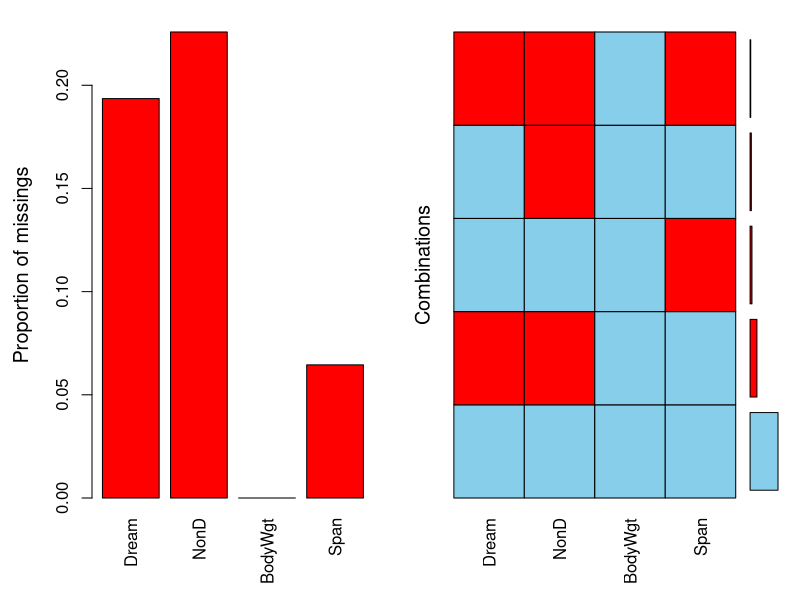
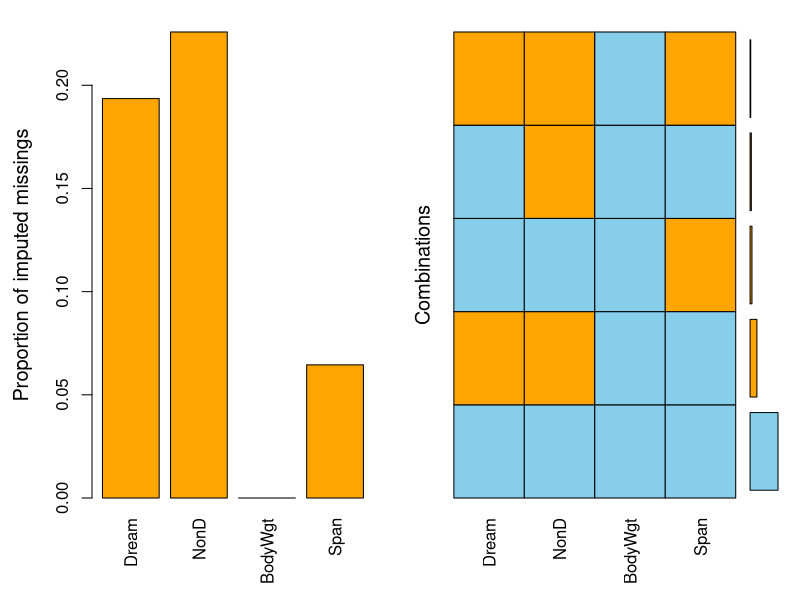
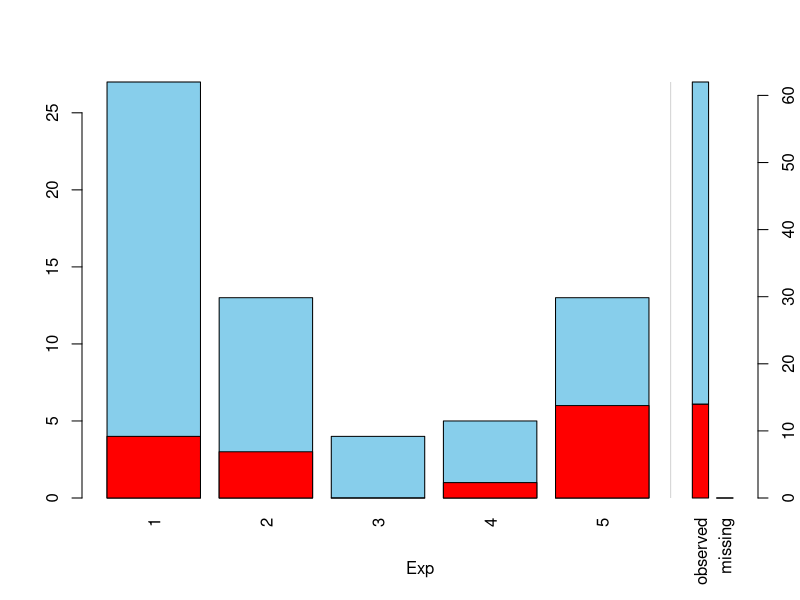
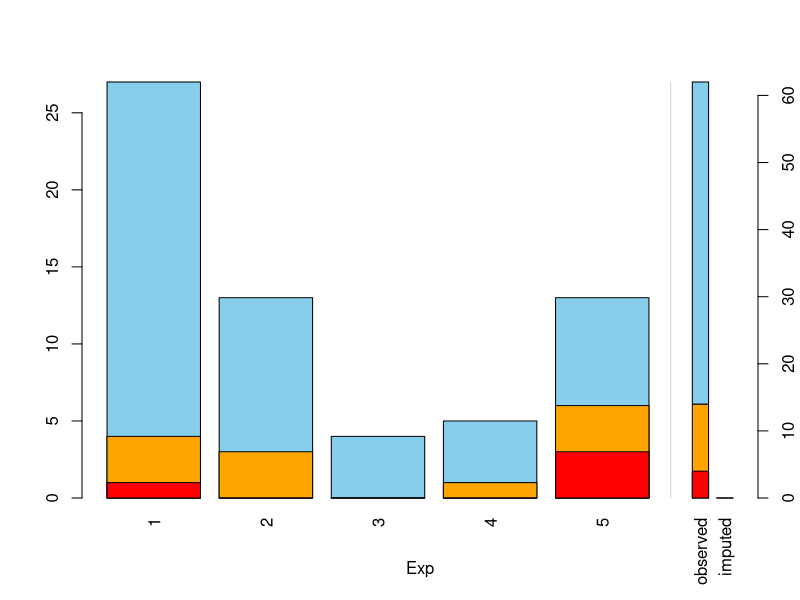
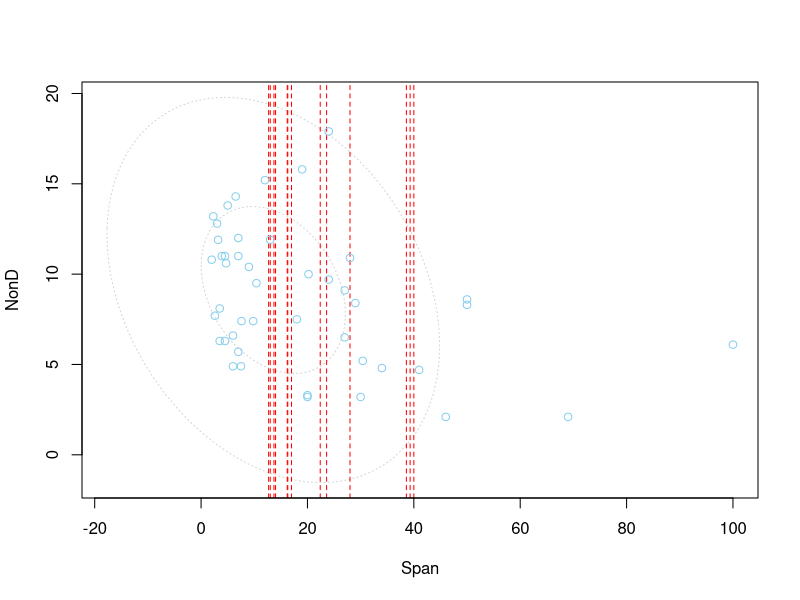
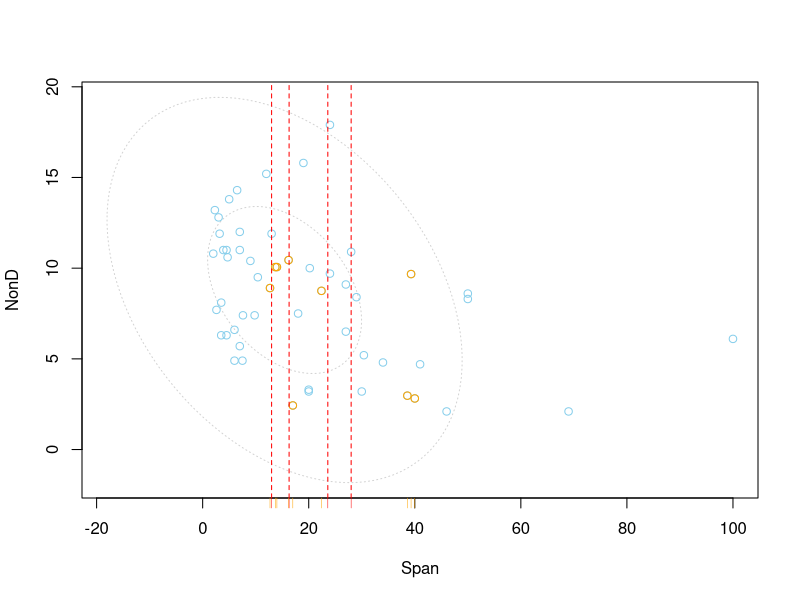
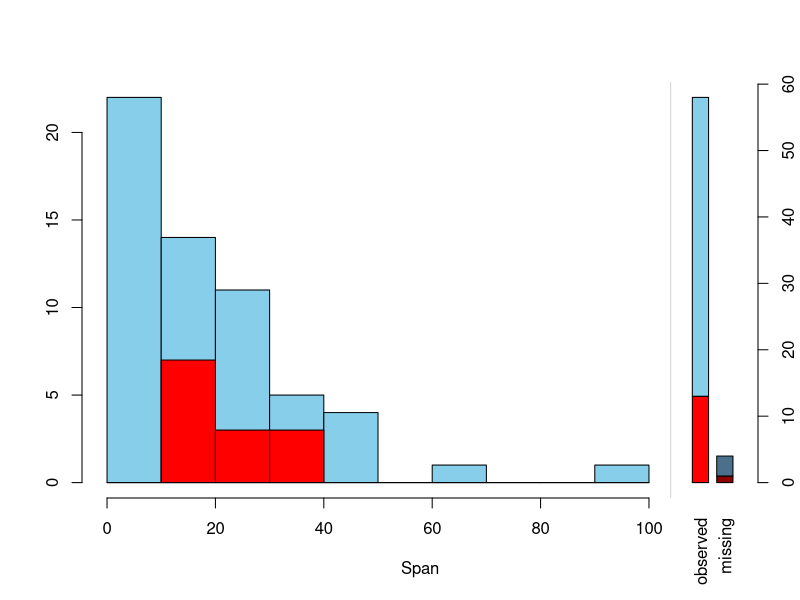
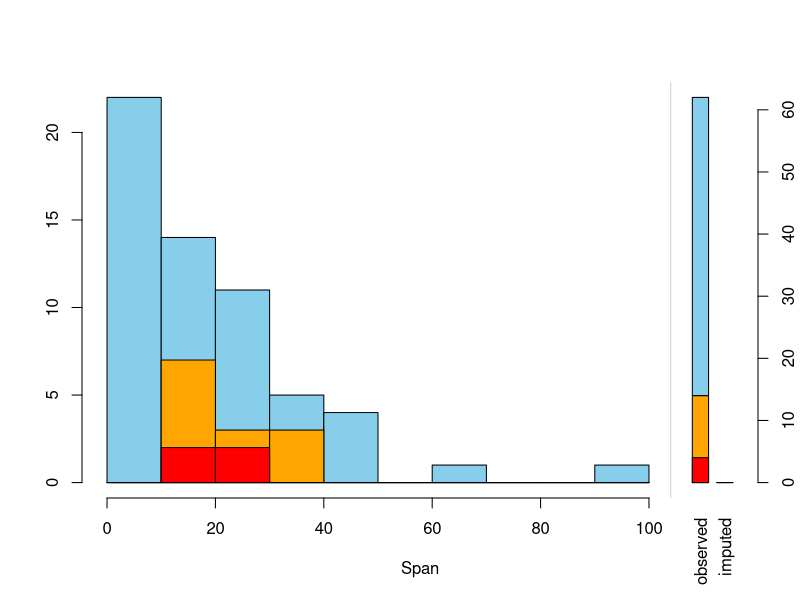

Write the R code that produced these figures, in order.
## ---- chunk 1
knitr::opts_chunk$set(
  collapse = TRUE,
  comment = "#>",
  fig.width = 6,
  fig.align = "center"
)

# Cairo PNGs are a fifth smaller than macOS quartz ones (keeps the tarball < 5 MB);
# probe the device: capabilities("cairo") is TRUE on macOS even without XQuartz
cairo_ok <- tryCatch({
  grDevices::png(tempfile(fileext = ".png"), type = "cairo"); grDevices::dev.off(); TRUE
}, error = function(e) FALSE, warning = function(w) FALSE)
if (cairo_ok) knitr::opts_chunk$set(dev.args = list(type = "cairo"))

# vimpute() and the wrappers built on it run on the mlr3 stack, which VIM
# suggests rather than imports (it backs vimpute() alone, and a hard
# dependency would tie every reverse dependency of VIM to the mlr3 chain).
# Where the stack is absent -- notably a check run with
# _R_CHECK_DEPENDS_ONLY_=true -- skip the chunks instead of failing the build.
has_mlr3 <- all(vapply(c("mlr3", "mlr3learners", "mlr3pipelines", "mlr3tuning",
                         "paradox", "R6", "future"),
                       requireNamespace, logical(1), quietly = TRUE))
knitr::opts_chunk$set(eval = has_mlr3)
## ---- chunk 2
if (!has_mlr3) {
  cat("This vignette needs the mlr3 stack, which VIM suggests rather than ",
      "imports; the runnable examples are skipped because it is unavailable.")
}
## ---- chunk 3
library(VIM)
dataset <- sleep[, c("Dream", "NonD", "BodyWgt", "Span")] # dataset with missings
dataset$BodyWgt <- log(dataset$BodyWgt)
dataset$Span <- log(dataset$Span)
imp_knn <- kNN(dataset) # dataset with imputed values
## ---- chunk 4
aggr(dataset) 
aggr(imp_knn, delimiter = "_imp") 
## ---- chunk 5
# for missing values
x <- sleep[, c("Exp", "NonD", "Sleep")]
barMiss(x, only.miss = FALSE)
# for imputed values
x_IMPUTED <- regressionImp(NonD ~ Sleep, data = x)
barMiss(x_IMPUTED, delimiter = "_imp", only.miss = FALSE)
## ---- chunk 6
dataset <- sleep[, c("Span", "NonD","Sleep")]
# for missing values
scattMiss(dataset[,-3])
# for imputed values
imp_regression <- regressionImp(NonD ~ Sleep, dataset)
scattMiss(imp_regression[,-3], delimiter = "_imp")
## ---- chunk 7

## for missing values
x <- sleep[, c("Span", "NonD","Sleep")]
histMiss(x, only.miss = FALSE)
# for imputed values
x_IMPUTED  <- regressionImp(NonD ~ Sleep, data = x)
histMiss(x_IMPUTED, delimiter = "_imp", only.miss = FALSE)

## ---- chunk 8
x <- sleep[, c("Dream", "NonD","Sleep", "BodyWgt")]
x$BodyWgt <- log(x$BodyWgt)
# for missing values
matrixplot(x, sortby="BodyWgt")
# for imputed values - multiple variable imputation with regrssionImp()
x_IMPUTED  <- regressionImp(NonD + Dream ~ Sleep, data = x)
matrixplot(x_IMPUTED, delimiter = "_imp", sortby = "BodyWgt")
## ---- chunk 9
dataset <- sleep[, c("Dream", "NonD", "BodyWgt", "Span")]
dataset$BodyWgt <- log(dataset$BodyWgt)
dataset$Span <- log(dataset$Span)
imp_knn <- kNN(dataset, variable = "NonD") 
dataset[, c("NonD", "Span")] |> 
  marginplot()
imp_knn[, c("NonD", "Span", "NonD_imp")] |> 
  marginplot(delimiter = "_imp")
## ---- chunk 10
## for missing values
x <- sleep[, 2:4]
x[, 1] <- log10(x[, 1])
marginmatrix(x)

## for imputed values
x_imp <- irmi(sleep[, 2:4])
x_imp[,1] <- log10(x_imp[, 1])
marginmatrix(x_imp, delimiter = "_imp")
## ---- chunk 11
dataset <- sleep[, c("Dream", "NonD", "BodyWgt", "Span")] # dataset with missings

# for missing values
dataset$BodyWgt <- log(dataset$BodyWgt)
dataset$Span <- log(dataset$Span)

pbox(dataset)

## ---- chunk 12
# for imputed values
pbox(kNN(dataset), delimiter = "_imp")

## ---- chunk 13
dataset <- sleep[, c("Dream", "NonD", "BodyWgt", "Span")] # dataset with missings

## for missing values
parcoordMiss(dataset, plotvars=2:4, interactive = FALSE)
legend("top", col = c("skyblue", "red"), lwd = c(1,1),
       legend = c("observed in Dream", "missing in Dream"))

## ---- chunk 14
## for imputed values
parcoordMiss(kNN(dataset), plotvars=2:4, delimiter = "_imp" , 
             interactive = FALSE)
legend("top", col = c("skyblue", "orange"), lwd = c(1,1),
       legend = c("observed in Dream", "imputed in Dream"))

## ---- chunk 15
data(sleep, package = "VIM") # dataset with missings
table(sleep$Exp) # categorical variable of interest

## for missing values
spineMiss(sleep[, c("Exp", "Sleep")])
## ---- chunk 16
## for imputed values
spineMiss(kNN(sleep[, c("Exp", "Sleep")]), delimiter = "_imp")
## ---- chunk 17
## for missing values
# using the three categorical variables Pred, Exp and Danger
mosaicMiss(sleep, highlight = 4, plotvars = 8:10, miss.labels = FALSE) 
## ---- chunk 18
## for imputed values
mosaicMiss(kNN(sleep), highlight = 4, plotvars = 8:10, delimiter = "_imp",
           miss.labels = FALSE)
## ---- chunk 19
## for missing values
x <- sleep[, 1:5]
x[,c(1,2,4)] <- log10(x[,c(1,2,4)])
scattmatrixMiss(x, highlight = "Dream")
## ---- chunk 20
## for imputed values
x_imp <- kNN(sleep[, 1:5])
x_imp[,c(1,2,4)] <- log10(x_imp[,c(1,2,4)])
scattmatrixMiss(x_imp, delimiter = "_imp", highlight = "Dream")
## ---- chunk 21
## for missing values
scattJitt(sleep[, c("Dream", "Span")])
## ---- chunk 22
## for imputed values
scattJitt(kNN(sleep[, c("Dream", "Span")]), delimiter = "_imp")
## ---- chunk 23
x <- sleep[, -(8:10)]
x[,c(1,2,4,6,7)] <- log10(x[,c(1,2,4,6,7)])
pairsVIM(x)
## ---- chunk 24
p <- c(0, 0.3, 0.55, 0.8, 1)

## HCL colors
colSequence(p, c(0, 0, 100), c(0, 100, 50))
colSequence(p, polarLUV(L=90, C=30, H=90), c(0, 100, 50))
## ---- chunk 25
## RGB colors
colSequence(p, c(1, 1, 1), c(1, 0, 0), space="rgb")
colSequence(p, RGB(1, 1, 0), "red")
## ---- chunk 26
## for missing values
x <- sleep[, "Dream"]
y <- sleep[, "Span"]
plot(x, y)
rugNA(x, y, side = 1)
rugNA(x, y, side = 2)
## ---- chunk 27
## for imputed values
x_imp <- kNN(sleep[, c("Dream","Span")])
x <- x_imp[, "Dream"]
y <- x_imp[, "Span"]
miss <- x_imp[, c("Dream_imp","Span_imp")]
plot(x, y)
rugNA(x, y, side = 1, col = "orange", miss = miss)
rugNA(x, y, side = 2, col = "orange", miss = miss)

## ---- chunk 28
alphablend("red", 0.6)
